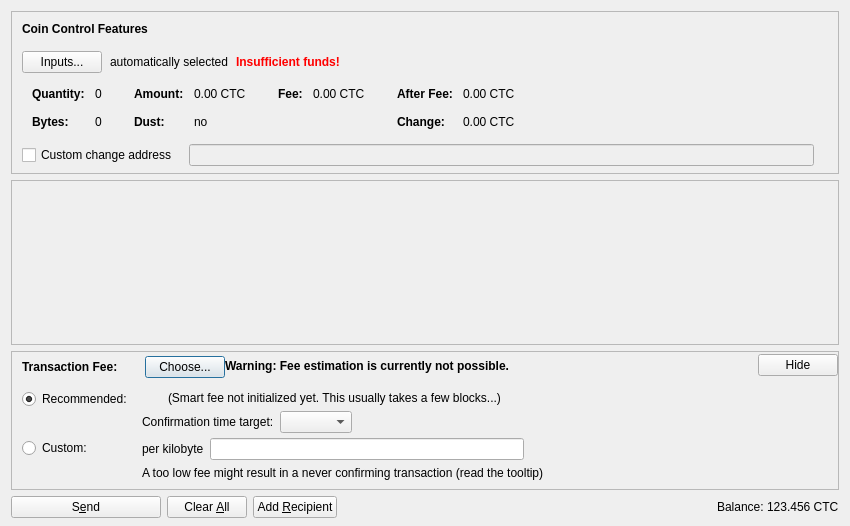
<?xml version="1.0" encoding="UTF-8"?>
<ui version="4.0">
 <class>SendCoinsDialog</class>
 <widget class="QDialog" name="SendCoinsDialog">
  <property name="geometry">
   <rect>
    <x>0</x>
    <y>0</y>
    <width>850</width>
    <height>526</height>
   </rect>
  </property>
  <property name="windowTitle">
   <string>Send Coins</string>
  </property>
  <layout class="QVBoxLayout" name="verticalLayout" stretch="0,1,0,0">
   <property name="bottomMargin">
    <number>8</number>
   </property>
   <item>
    <widget class="QFrame" name="frameCoinControl">
     <property name="sizePolicy">
      <sizepolicy hsizetype="Expanding" vsizetype="Expanding">
       <horstretch>0</horstretch>
       <verstretch>0</verstretch>
      </sizepolicy>
     </property>
     <property name="maximumSize">
      <size>
       <width>16777215</width>
       <height>16777215</height>
      </size>
     </property>
     <property name="frameShape">
      <enum>QFrame::StyledPanel</enum>
     </property>
     <property name="frameShadow">
      <enum>QFrame::Sunken</enum>
     </property>
     <layout class="QVBoxLayout" name="verticalLayoutCoinControl2">
      <property name="spacing">
       <number>0</number>
      </property>
      <property name="leftMargin">
       <number>0</number>
      </property>
      <property name="topMargin">
       <number>0</number>
      </property>
      <property name="rightMargin">
       <number>0</number>
      </property>
      <property name="bottomMargin">
       <number>6</number>
      </property>
      <item>
       <layout class="QVBoxLayout" name="verticalLayoutCoinControl" stretch="0,0,0,0,1">
        <property name="spacing">
         <number>0</number>
        </property>
        <property name="leftMargin">
         <number>10</number>
        </property>
        <property name="topMargin">
         <number>10</number>
        </property>
        <item>
         <layout class="QHBoxLayout" name="horizontalLayoutCoinControl1">
          <property name="bottomMargin">
           <number>15</number>
          </property>
          <item>
           <widget class="QLabel" name="labelCoinControlFeatures">
            <property name="sizePolicy">
             <sizepolicy hsizetype="Preferred" vsizetype="Maximum">
              <horstretch>0</horstretch>
              <verstretch>0</verstretch>
             </sizepolicy>
            </property>
            <property name="font">
             <font>
              <weight>75</weight>
              <bold>true</bold>
             </font>
            </property>
            <property name="styleSheet">
             <string notr="true">font-weight:bold;</string>
            </property>
            <property name="text">
             <string>Coin Control Features</string>
            </property>
           </widget>
          </item>
         </layout>
        </item>
        <item>
         <layout class="QHBoxLayout" name="horizontalLayoutCoinControl2" stretch="0,0,0,0">
          <property name="spacing">
           <number>8</number>
          </property>
          <property name="bottomMargin">
           <number>10</number>
          </property>
          <item>
           <widget class="QPushButton" name="pushButtonCoinControl">
            <property name="styleSheet">
             <string notr="true"/>
            </property>
            <property name="text">
             <string>Inputs...</string>
            </property>
            <property name="autoDefault">
             <bool>false</bool>
            </property>
           </widget>
          </item>
          <item>
           <widget class="QLabel" name="labelCoinControlAutomaticallySelected">
            <property name="text">
             <string>automatically selected</string>
            </property>
            <property name="margin">
             <number>5</number>
            </property>
           </widget>
          </item>
          <item>
           <widget class="QLabel" name="labelCoinControlInsuffFunds">
            <property name="font">
             <font>
              <weight>75</weight>
              <bold>true</bold>
             </font>
            </property>
            <property name="styleSheet">
             <string notr="true">color:red;font-weight:bold;</string>
            </property>
            <property name="text">
             <string>Insufficient funds!</string>
            </property>
            <property name="margin">
             <number>5</number>
            </property>
           </widget>
          </item>
          <item>
           <spacer name="horizontalSpacerCoinControl">
            <property name="orientation">
             <enum>Qt::Horizontal</enum>
            </property>
            <property name="sizeHint" stdset="0">
             <size>
              <width>40</width>
              <height>1</height>
             </size>
            </property>
           </spacer>
          </item>
         </layout>
        </item>
        <item>
         <widget class="QWidget" name="widgetCoinControl" native="true">
          <property name="sizePolicy">
           <sizepolicy hsizetype="Preferred" vsizetype="Preferred">
            <horstretch>0</horstretch>
            <verstretch>0</verstretch>
           </sizepolicy>
          </property>
          <property name="minimumSize">
           <size>
            <width>0</width>
            <height>0</height>
           </size>
          </property>
          <property name="styleSheet">
           <string notr="true"/>
          </property>
          <layout class="QHBoxLayout" name="horizontalLayoutCoinControl5">
           <property name="leftMargin">
            <number>0</number>
           </property>
           <property name="topMargin">
            <number>0</number>
           </property>
           <property name="rightMargin">
            <number>0</number>
           </property>
           <property name="bottomMargin">
            <number>0</number>
           </property>
           <item>
            <layout class="QHBoxLayout" name="horizontalLayoutCoinControl3" stretch="0,0,0,1">
             <property name="spacing">
              <number>20</number>
             </property>
             <property name="topMargin">
              <number>0</number>
             </property>
             <property name="bottomMargin">
              <number>10</number>
             </property>
             <item>
              <layout class="QFormLayout" name="formLayoutCoinControl1">
               <property name="horizontalSpacing">
                <number>10</number>
               </property>
               <property name="verticalSpacing">
                <number>14</number>
               </property>
               <property name="leftMargin">
                <number>10</number>
               </property>
               <property name="topMargin">
                <number>4</number>
               </property>
               <property name="rightMargin">
                <number>6</number>
               </property>
               <item row="0" column="0">
                <widget class="QLabel" name="labelCoinControlQuantityText">
                 <property name="font">
                  <font>
                   <weight>75</weight>
                   <bold>true</bold>
                  </font>
                 </property>
                 <property name="text">
                  <string>Quantity:</string>
                 </property>
                 <property name="margin">
                  <number>0</number>
                 </property>
                </widget>
               </item>
               <item row="0" column="1">
                <widget class="QLabel" name="labelCoinControlQuantity">
                 <property name="cursor">
                  <cursorShape>IBeamCursor</cursorShape>
                 </property>
                 <property name="contextMenuPolicy">
                  <enum>Qt::ActionsContextMenu</enum>
                 </property>
                 <property name="text">
                  <string notr="true">0</string>
                 </property>
                 <property name="margin">
                  <number>0</number>
                 </property>
                 <property name="textInteractionFlags">
                  <set>Qt::LinksAccessibleByMouse|Qt::TextSelectableByKeyboard|Qt::TextSelectableByMouse</set>
                 </property>
                </widget>
               </item>
               <item row="1" column="0">
                <widget class="QLabel" name="labelCoinControlBytesText">
                 <property name="font">
                  <font>
                   <weight>75</weight>
                   <bold>true</bold>
                  </font>
                 </property>
                 <property name="text">
                  <string>Bytes:</string>
                 </property>
                </widget>
               </item>
               <item row="1" column="1">
                <widget class="QLabel" name="labelCoinControlBytes">
                 <property name="cursor">
                  <cursorShape>IBeamCursor</cursorShape>
                 </property>
                 <property name="contextMenuPolicy">
                  <enum>Qt::ActionsContextMenu</enum>
                 </property>
                 <property name="text">
                  <string notr="true">0</string>
                 </property>
                 <property name="textInteractionFlags">
                  <set>Qt::LinksAccessibleByMouse|Qt::TextSelectableByKeyboard|Qt::TextSelectableByMouse</set>
                 </property>
                </widget>
               </item>
              </layout>
             </item>
             <item>
              <layout class="QFormLayout" name="formLayoutCoinControl2">
               <property name="horizontalSpacing">
                <number>10</number>
               </property>
               <property name="verticalSpacing">
                <number>14</number>
               </property>
               <property name="leftMargin">
                <number>6</number>
               </property>
               <property name="topMargin">
                <number>4</number>
               </property>
               <property name="rightMargin">
                <number>6</number>
               </property>
               <item row="0" column="0">
                <widget class="QLabel" name="labelCoinControlAmountText">
                 <property name="font">
                  <font>
                   <weight>75</weight>
                   <bold>true</bold>
                  </font>
                 </property>
                 <property name="text">
                  <string>Amount:</string>
                 </property>
                 <property name="margin">
                  <number>0</number>
                 </property>
                </widget>
               </item>
               <item row="0" column="1">
                <widget class="QLabel" name="labelCoinControlAmount">
                 <property name="cursor">
                  <cursorShape>IBeamCursor</cursorShape>
                 </property>
                 <property name="contextMenuPolicy">
                  <enum>Qt::ActionsContextMenu</enum>
                 </property>
                 <property name="text">
                  <string notr="true">0.00 CTC</string>
                 </property>
                 <property name="textInteractionFlags">
                  <set>Qt::LinksAccessibleByMouse|Qt::TextSelectableByKeyboard|Qt::TextSelectableByMouse</set>
                 </property>
                </widget>
               </item>
               <item row="1" column="0">
                <widget class="QLabel" name="labelCoinControlLowOutputText">
                 <property name="font">
                  <font>
                   <weight>75</weight>
                   <bold>true</bold>
                  </font>
                 </property>
                 <property name="text">
                  <string>Dust:</string>
                 </property>
                </widget>
               </item>
               <item row="1" column="1">
                <widget class="QLabel" name="labelCoinControlLowOutput">
                 <property name="cursor">
                  <cursorShape>IBeamCursor</cursorShape>
                 </property>
                 <property name="contextMenuPolicy">
                  <enum>Qt::ActionsContextMenu</enum>
                 </property>
                 <property name="text">
                  <string notr="true">no</string>
                 </property>
                 <property name="textInteractionFlags">
                  <set>Qt::LinksAccessibleByMouse|Qt::TextSelectableByKeyboard|Qt::TextSelectableByMouse</set>
                 </property>
                </widget>
               </item>
              </layout>
             </item>
             <item>
              <layout class="QFormLayout" name="formLayoutCoinControl3">
               <property name="horizontalSpacing">
                <number>10</number>
               </property>
               <property name="verticalSpacing">
                <number>14</number>
               </property>
               <property name="leftMargin">
                <number>6</number>
               </property>
               <property name="topMargin">
                <number>4</number>
               </property>
               <property name="rightMargin">
                <number>6</number>
               </property>
               <item row="0" column="0">
                <widget class="QLabel" name="labelCoinControlFeeText">
                 <property name="font">
                  <font>
                   <weight>75</weight>
                   <bold>true</bold>
                  </font>
                 </property>
                 <property name="text">
                  <string>Fee:</string>
                 </property>
                 <property name="margin">
                  <number>0</number>
                 </property>
                </widget>
               </item>
               <item row="0" column="1">
                <widget class="QLabel" name="labelCoinControlFee">
                 <property name="cursor">
                  <cursorShape>IBeamCursor</cursorShape>
                 </property>
                 <property name="contextMenuPolicy">
                  <enum>Qt::ActionsContextMenu</enum>
                 </property>
                 <property name="text">
                  <string notr="true">0.00 CTC</string>
                 </property>
                 <property name="textInteractionFlags">
                  <set>Qt::LinksAccessibleByMouse|Qt::TextSelectableByKeyboard|Qt::TextSelectableByMouse</set>
                 </property>
                </widget>
               </item>
              </layout>
             </item>
             <item>
              <layout class="QFormLayout" name="formLayoutCoinControl4">
               <property name="horizontalSpacing">
                <number>10</number>
               </property>
               <property name="verticalSpacing">
                <number>14</number>
               </property>
               <property name="leftMargin">
                <number>6</number>
               </property>
               <property name="topMargin">
                <number>4</number>
               </property>
               <property name="rightMargin">
                <number>6</number>
               </property>
               <item row="0" column="0">
                <widget class="QLabel" name="labelCoinControlAfterFeeText">
                 <property name="font">
                  <font>
                   <weight>75</weight>
                   <bold>true</bold>
                  </font>
                 </property>
                 <property name="text">
                  <string>After Fee:</string>
                 </property>
                 <property name="margin">
                  <number>0</number>
                 </property>
                </widget>
               </item>
               <item row="0" column="1">
                <widget class="QLabel" name="labelCoinControlAfterFee">
                 <property name="cursor">
                  <cursorShape>IBeamCursor</cursorShape>
                 </property>
                 <property name="contextMenuPolicy">
                  <enum>Qt::ActionsContextMenu</enum>
                 </property>
                 <property name="text">
                  <string notr="true">0.00 CTC</string>
                 </property>
                 <property name="textInteractionFlags">
                  <set>Qt::LinksAccessibleByMouse|Qt::TextSelectableByKeyboard|Qt::TextSelectableByMouse</set>
                 </property>
                </widget>
               </item>
               <item row="1" column="0">
                <widget class="QLabel" name="labelCoinControlChangeText">
                 <property name="font">
                  <font>
                   <weight>75</weight>
                   <bold>true</bold>
                  </font>
                 </property>
                 <property name="text">
                  <string>Change:</string>
                 </property>
                </widget>
               </item>
               <item row="1" column="1">
                <widget class="QLabel" name="labelCoinControlChange">
                 <property name="cursor">
                  <cursorShape>IBeamCursor</cursorShape>
                 </property>
                 <property name="contextMenuPolicy">
                  <enum>Qt::ActionsContextMenu</enum>
                 </property>
                 <property name="text">
                  <string notr="true">0.00 CTC</string>
                 </property>
                 <property name="textInteractionFlags">
                  <set>Qt::LinksAccessibleByMouse|Qt::TextSelectableByKeyboard|Qt::TextSelectableByMouse</set>
                 </property>
                </widget>
               </item>
              </layout>
             </item>
            </layout>
           </item>
          </layout>
         </widget>
        </item>
        <item>
         <layout class="QHBoxLayout" name="horizontalLayoutCoinControl4" stretch="0,0,0">
          <property name="spacing">
           <number>12</number>
          </property>
          <property name="sizeConstraint">
           <enum>QLayout::SetDefaultConstraint</enum>
          </property>
          <property name="topMargin">
           <number>5</number>
          </property>
          <property name="rightMargin">
           <number>5</number>
          </property>
          <item>
           <widget class="QCheckBox" name="checkBoxCoinControlChange">
            <property name="toolTip">
             <string>If this is activated, but the change address is empty or invalid, change will be sent to a newly generated address.</string>
            </property>
            <property name="text">
             <string>Custom change address</string>
            </property>
           </widget>
          </item>
          <item>
           <widget class="QValidatedLineEdit" name="lineEditCoinControlChange">
            <property name="enabled">
             <bool>false</bool>
            </property>
            <property name="sizePolicy">
             <sizepolicy hsizetype="Expanding" vsizetype="Fixed">
              <horstretch>0</horstretch>
              <verstretch>0</verstretch>
             </sizepolicy>
            </property>
           </widget>
          </item>
          <item>
           <widget class="QLabel" name="labelCoinControlChangeLabel">
            <property name="sizePolicy">
             <sizepolicy hsizetype="Preferred" vsizetype="Expanding">
              <horstretch>0</horstretch>
              <verstretch>0</verstretch>
             </sizepolicy>
            </property>
            <property name="minimumSize">
             <size>
              <width>0</width>
              <height>0</height>
             </size>
            </property>
            <property name="text">
             <string/>
            </property>
            <property name="margin">
             <number>3</number>
            </property>
           </widget>
          </item>
         </layout>
        </item>
        <item>
         <spacer name="verticalSpacerCoinControl">
          <property name="orientation">
           <enum>Qt::Vertical</enum>
          </property>
          <property name="sizeHint" stdset="0">
           <size>
            <width>800</width>
            <height>1</height>
           </size>
          </property>
         </spacer>
        </item>
       </layout>
      </item>
     </layout>
    </widget>
   </item>
   <item>
    <widget class="QScrollArea" name="scrollArea">
     <property name="widgetResizable">
      <bool>true</bool>
     </property>
     <widget class="QWidget" name="scrollAreaWidgetContents">
      <property name="geometry">
       <rect>
        <x>0</x>
        <y>0</y>
        <width>830</width>
        <height>104</height>
       </rect>
      </property>
      <layout class="QVBoxLayout" name="verticalLayout_2" stretch="0,1">
       <property name="leftMargin">
        <number>0</number>
       </property>
       <property name="topMargin">
        <number>0</number>
       </property>
       <property name="rightMargin">
        <number>0</number>
       </property>
       <property name="bottomMargin">
        <number>0</number>
       </property>
       <item>
        <layout class="QVBoxLayout" name="entries">
         <property name="spacing">
          <number>6</number>
         </property>
        </layout>
       </item>
       <item>
        <spacer name="verticalSpacer">
         <property name="orientation">
          <enum>Qt::Vertical</enum>
         </property>
         <property name="sizeHint" stdset="0">
          <size>
           <width>20</width>
           <height>40</height>
          </size>
         </property>
        </spacer>
       </item>
      </layout>
     </widget>
    </widget>
   </item>
   <item>
    <widget class="QFrame" name="frameFee">
     <property name="sizePolicy">
      <sizepolicy hsizetype="Expanding" vsizetype="Expanding">
       <horstretch>0</horstretch>
       <verstretch>0</verstretch>
      </sizepolicy>
     </property>
     <property name="maximumSize">
      <size>
       <width>16777215</width>
       <height>16777215</height>
      </size>
     </property>
     <property name="frameShape">
      <enum>QFrame::StyledPanel</enum>
     </property>
     <property name="frameShadow">
      <enum>QFrame::Sunken</enum>
     </property>
     <layout class="QVBoxLayout" name="verticalLayoutFee1">
      <property name="spacing">
       <number>0</number>
      </property>
      <property name="leftMargin">
       <number>0</number>
      </property>
      <property name="topMargin">
       <number>0</number>
      </property>
      <property name="rightMargin">
       <number>0</number>
      </property>
      <property name="bottomMargin">
       <number>0</number>
      </property>
      <item>
       <layout class="QVBoxLayout" name="verticalLayoutFee2" stretch="0,0,0">
        <property name="spacing">
         <number>0</number>
        </property>
        <property name="leftMargin">
         <number>10</number>
        </property>
        <property name="topMargin">
         <number>0</number>
        </property>
        <item>
         <layout class="QHBoxLayout" name="horizontalLayoutFee1">
          <property name="bottomMargin">
           <number>0</number>
          </property>
          <item>
           <layout class="QVBoxLayout" name="verticalLayoutFee7">
            <property name="spacing">
             <number>0</number>
            </property>
            <item>
             <spacer name="verticalSpacerSmartFee">
              <property name="orientation">
               <enum>Qt::Vertical</enum>
              </property>
              <property name="sizeType">
               <enum>QSizePolicy::Fixed</enum>
              </property>
              <property name="sizeHint" stdset="0">
               <size>
                <width>1</width>
                <height>4</height>
               </size>
              </property>
             </spacer>
            </item>
            <item>
             <layout class="QHBoxLayout" name="horizontalLayoutSmartFee">
              <property name="spacing">
               <number>10</number>
              </property>
              <item>
               <widget class="QLabel" name="labelFeeHeadline">
                <property name="sizePolicy">
                 <sizepolicy hsizetype="Preferred" vsizetype="Maximum">
                  <horstretch>0</horstretch>
                  <verstretch>0</verstretch>
                 </sizepolicy>
                </property>
                <property name="font">
                 <font>
                  <weight>75</weight>
                  <bold>true</bold>
                 </font>
                </property>
                <property name="styleSheet">
                 <string notr="true">font-weight:bold;</string>
                </property>
                <property name="text">
                 <string>Transaction Fee:</string>
                </property>
               </widget>
              </item>
              <item>
               <widget class="QLabel" name="labelFeeMinimized">
                <property name="text">
                 <string/>
                </property>
               </widget>
              </item>
              <item>
               <widget class="QPushButton" name="buttonChooseFee">
                <property name="text">
                 <string>Choose...</string>
                </property>
               </widget>
              </item>
             </layout>
            </item>
            <item>
             <spacer name="verticalSpacer_5">
              <property name="orientation">
               <enum>Qt::Vertical</enum>
              </property>
              <property name="sizeHint" stdset="0">
               <size>
                <width>1</width>
                <height>1</height>
               </size>
              </property>
             </spacer>
            </item>
           </layout>
          </item>
          <item>
           <widget class="QLabel" name="fallbackFeeWarningLabel">
            <property name="toolTip">
             <string>Using the fallbackfee can result in sending a transaction that will take several hours or days (or never) to confirm. Consider choosing your fee manually or wait until you have validated the complete chain.</string>
            </property>
            <property name="font">
            <font>
                <weight>75</weight>
                <bold>true</bold>
            </font>
            </property>
            <property name="text">
             <string>Warning: Fee estimation is currently not possible.</string>
            </property>
            <property name="wordWrap">
             <bool>false</bool>
            </property>
           </widget>
          </item>
          <item>
           <spacer name="horizontalSpacer_4">
            <property name="orientation">
             <enum>Qt::Horizontal</enum>
            </property>
            <property name="sizeType">
             <enum>QSizePolicy::MinimumExpanding</enum>
            </property>
            <property name="sizeHint" stdset="0">
             <size>
              <width>40</width>
              <height>20</height>
             </size>
            </property>
           </spacer>
          </item>
          <item>
           <widget class="QPushButton" name="buttonMinimizeFee">
            <property name="toolTip">
             <string>collapse fee-settings</string>
            </property>
            <property name="text">
             <string>Hide</string>
            </property>
           </widget>
          </item>
         </layout>
        </item>
        <item>
         <widget class="QFrame" name="frameFeeSelection">
          <layout class="QVBoxLayout" name="verticalLayoutFee12">
           <property name="spacing">
            <number>0</number>
           </property>
           <property name="leftMargin">
            <number>0</number>
           </property>
           <property name="topMargin">
            <number>0</number>
           </property>
           <property name="rightMargin">
            <number>0</number>
           </property>
           <property name="bottomMargin">
            <number>0</number>
           </property>
           <item>
            <layout class="QGridLayout" name="gridLayoutFee">
             <property name="topMargin">
              <number>10</number>
             </property>
             <property name="bottomMargin">
              <number>4</number>
             </property>
             <property name="horizontalSpacing">
              <number>10</number>
             </property>
             <property name="verticalSpacing">
              <number>4</number>
             </property>
             <item row="1" column="1">
              <layout class="QVBoxLayout" name="verticalLayoutFee8">
               <property name="spacing">
                <number>6</number>
               </property>
               <item>
                <layout class="QHBoxLayout" name="horizontalLayoutFee13">
                 <item>
                  <widget class="QLabel" name="labelCustomPerKilobyte">
                   <property name="toolTip">
                    <string>Specify a custom fee per kB (1,000 bytes) of the transaction's virtual size.

Note:  Since the fee is calculated on a per-byte basis, a fee of "100 satoshis per kB" for a transaction size of 500 bytes (half of 1 kB) would ultimately yield a fee of only 50 satoshis.</string>
                   </property>
                   <property name="text">
                    <string>per kilobyte</string>
                   </property>
                  </widget>
                 </item>
                 <item>
                  <widget class="BitcoinAmountField" name="customFee"/>
                 </item>
                 <item>
                  <spacer name="horizontalSpacer_6">
                   <property name="orientation">
                    <enum>Qt::Horizontal</enum>
                   </property>
                   <property name="sizeHint" stdset="0">
                    <size>
                     <width>1</width>
                     <height>1</height>
                    </size>
                   </property>
                  </spacer>
                 </item>
                </layout>
               </item>
               <item>
                <layout class="QHBoxLayout" name="horizontalLayoutFee8">
                 <item>
                  <widget class="QLabel" name="labelCustomFeeWarning">
                   <property name="enabled">
                    <bool>true</bool>
                   </property>
                   <property name="toolTip">
                    <string>When there is less transaction volume than space in the blocks, miners as well as relaying nodes may enforce a minimum fee. Paying only this minimum fee is just fine, but be aware that this can result in a never confirming transaction once there is more demand for connecticoin transactions than the network can process.</string>
                   </property>
                   <property name="text">
                    <string>A too low fee might result in a never confirming transaction (read the tooltip)</string>
                   </property>
                  </widget>
                 </item>
                 <item>
                  <spacer name="horizontalSpacer_2">
                   <property name="orientation">
                    <enum>Qt::Horizontal</enum>
                   </property>
                   <property name="sizeHint" stdset="0">
                    <size>
                     <width>1</width>
                     <height>1</height>
                    </size>
                   </property>
                  </spacer>
                 </item>
                </layout>
               </item>
              </layout>
             </item>
             <item row="0" column="0">
              <layout class="QVBoxLayout" name="verticalLayoutFee4" stretch="0,1">
               <item>
                <widget class="QRadioButton" name="radioSmartFee">
                 <property name="text">
                  <string>Recommended:</string>
                 </property>
                 <property name="checked">
                  <bool>true</bool>
                 </property>
                 <attribute name="buttonGroup">
                  <string notr="true">groupFee</string>
                 </attribute>
                </widget>
               </item>
               <item>
                <spacer name="verticalSpacer_2">
                 <property name="orientation">
                  <enum>Qt::Vertical</enum>
                 </property>
                 <property name="sizeHint" stdset="0">
                  <size>
                   <width>1</width>
                   <height>1</height>
                  </size>
                 </property>
                </spacer>
               </item>
              </layout>
             </item>
             <item row="1" column="0">
              <layout class="QVBoxLayout" name="verticalLayoutFee9" stretch="0,1">
               <item>
                <widget class="QRadioButton" name="radioCustomFee">
                 <property name="text">
                  <string>Custom:</string>
                 </property>
                 <attribute name="buttonGroup">
                  <string notr="true">groupFee</string>
                 </attribute>
                </widget>
               </item>
               <item>
                <spacer name="verticalSpacer_6">
                 <property name="orientation">
                  <enum>Qt::Vertical</enum>
                 </property>
                 <property name="sizeHint" stdset="0">
                  <size>
                   <width>1</width>
                   <height>1</height>
                  </size>
                 </property>
                </spacer>
               </item>
              </layout>
             </item>
             <item row="0" column="1">
              <layout class="QVBoxLayout" name="verticalLayoutFee3" stretch="0,0,1">
               <property name="spacing">
                <number>6</number>
               </property>
               <property name="topMargin">
                <number>2</number>
               </property>
               <item>
                <layout class="QHBoxLayout" name="horizontalLayoutFee12">
                 <item>
                  <widget class="QLabel" name="labelSmartFee">
                   <property name="text">
                    <string/>
                   </property>
                  </widget>
                 </item>
                 <item>
                  <widget class="QLabel" name="labelFeeEstimation">
                   <property name="text">
                    <string/>
                   </property>
                  </widget>
                 </item>
                 <item>
                  <widget class="QLabel" name="labelSmartFee2">
                   <property name="text">
                    <string>(Smart fee not initialized yet. This usually takes a few blocks...)</string>
                   </property>
                  </widget>
                 </item>
                 <item>
                  <spacer name="horizontalSpacer_5">
                   <property name="orientation">
                    <enum>Qt::Horizontal</enum>
                   </property>
                   <property name="sizeHint" stdset="0">
                    <size>
                     <width>1</width>
                     <height>1</height>
                    </size>
                   </property>
                  </spacer>
                 </item>
                </layout>
               </item>
               <item>
                <layout class="QHBoxLayout" name="horizontalLayoutFee9">
                 <item>
                  <layout class="QVBoxLayout" name="verticalLayoutFee6">
                   <item>
                    <widget class="QLabel" name="labelSmartFee3">
                     <property name="text">
                      <string>Confirmation time target:</string>
                     </property>
                    </widget>
                   </item>
                  </layout>
                 </item>
                 <item>
                  <layout class="QVBoxLayout" name="verticalLayoutFee5">
                   <property name="rightMargin">
                    <number>30</number>
                   </property>
                   <item>
                    <layout class="QHBoxLayout" name="horizontalLayoutConfTarget">
                     <property name="bottomMargin">
                      <number>0</number>
                     </property>
                     <item>
                      <widget class="QComboBox" name="confTargetSelector"/>
                     </item>
                     <item>
                      <spacer name="horizontalSpacerConfTarget">
                       <property name="orientation">
                        <enum>Qt::Horizontal</enum>
                       </property>
                       <property name="sizeHint" stdset="0">
                        <size>
                         <width>40</width>
                         <height>20</height>
                        </size>
                       </property>
                      </spacer>
                     </item>
                    </layout>
                   </item>
                  </layout>
                 </item>
                </layout>
               </item>
               <item>
                <spacer name="verticalSpacer_4">
                 <property name="orientation">
                  <enum>Qt::Vertical</enum>
                 </property>
                 <property name="sizeHint" stdset="0">
                  <size>
                   <width>1</width>
                   <height>1</height>
                  </size>
                 </property>
                </spacer>
               </item>
              </layout>
             </item>
            </layout>
           </item>
          </layout>
         </widget>
        </item>
        <item>
         <spacer name="verticalSpacerFee">
          <property name="orientation">
           <enum>Qt::Vertical</enum>
          </property>
          <property name="sizeHint" stdset="0">
           <size>
            <width>40</width>
            <height>5</height>
           </size>
          </property>
         </spacer>
        </item>
       </layout>
      </item>
     </layout>
    </widget>
   </item>
   <item>
    <layout class="QHBoxLayout" name="horizontalLayout">
     <item>
      <widget class="QPushButton" name="sendButton">
       <property name="minimumSize">
        <size>
         <width>150</width>
         <height>0</height>
        </size>
       </property>
       <property name="toolTip">
        <string>Confirm the send action</string>
       </property>
       <property name="text">
        <string>S&amp;end</string>
       </property>
       <property name="icon">
        <iconset resource="../bitcoin.qrc">
         <normaloff>:/icons/send</normaloff>:/icons/send</iconset>
       </property>
       <property name="autoDefault">
        <bool>false</bool>
       </property>
       <property name="default">
        <bool>false</bool>
       </property>
      </widget>
     </item>
     <item>
      <widget class="QPushButton" name="clearButton">
       <property name="sizePolicy">
        <sizepolicy hsizetype="Minimum" vsizetype="Fixed">
         <horstretch>0</horstretch>
         <verstretch>0</verstretch>
        </sizepolicy>
       </property>
       <property name="toolTip">
        <string>Clear all fields of the form.</string>
       </property>
       <property name="text">
        <string>Clear &amp;All</string>
       </property>
       <property name="icon">
        <iconset resource="../bitcoin.qrc">
         <normaloff>:/icons/remove</normaloff>:/icons/remove</iconset>
       </property>
       <property name="autoDefault">
        <bool>false</bool>
       </property>
      </widget>
     </item>
     <item>
      <widget class="QPushButton" name="addButton">
       <property name="toolTip">
        <string>Send to multiple recipients at once</string>
       </property>
       <property name="text">
        <string>Add &amp;Recipient</string>
       </property>
       <property name="icon">
        <iconset resource="../bitcoin.qrc">
         <normaloff>:/icons/add</normaloff>:/icons/add</iconset>
       </property>
       <property name="autoDefault">
        <bool>false</bool>
       </property>
      </widget>
     </item>
     <item>
      <spacer name="horizontalSpacer">
       <property name="orientation">
        <enum>Qt::Horizontal</enum>
       </property>
       <property name="sizeHint" stdset="0">
        <size>
         <width>40</width>
         <height>20</height>
        </size>
       </property>
      </spacer>
     </item>
     <item>
      <layout class="QHBoxLayout" name="horizontalLayout_2">
       <property name="spacing">
        <number>3</number>
       </property>
       <item>
        <widget class="QLabel" name="label">
         <property name="sizePolicy">
          <sizepolicy hsizetype="Preferred" vsizetype="Fixed">
           <horstretch>0</horstretch>
           <verstretch>0</verstretch>
          </sizepolicy>
         </property>
         <property name="text">
          <string>Balance:</string>
         </property>
        </widget>
       </item>
       <item>
        <widget class="QLabel" name="labelBalance">
         <property name="sizePolicy">
          <sizepolicy hsizetype="Preferred" vsizetype="Fixed">
           <horstretch>0</horstretch>
           <verstretch>0</verstretch>
          </sizepolicy>
         </property>
         <property name="cursor">
          <cursorShape>IBeamCursor</cursorShape>
         </property>
         <property name="text">
          <string notr="true">123.456 CTC</string>
         </property>
         <property name="textInteractionFlags">
          <set>Qt::LinksAccessibleByMouse|Qt::TextSelectableByKeyboard|Qt::TextSelectableByMouse</set>
         </property>
        </widget>
       </item>
      </layout>
     </item>
    </layout>
   </item>
  </layout>
 </widget>
 <customwidgets>
  <customwidget>
   <class>QValidatedLineEdit</class>
   <extends>QLineEdit</extends>
   <header>qt/qvalidatedlineedit.h</header>
  </customwidget>
  <customwidget>
   <class>BitcoinAmountField</class>
   <extends>QLineEdit</extends>
   <header>qt/bitcoinamountfield.h</header>
   <container>1</container>
  </customwidget>
 </customwidgets>
 <resources>
  <include location="../bitcoin.qrc"/>
 </resources>
 <connections/>
 <buttongroups>
  <buttongroup name="groupFee"/>
 </buttongroups>
</ui>
